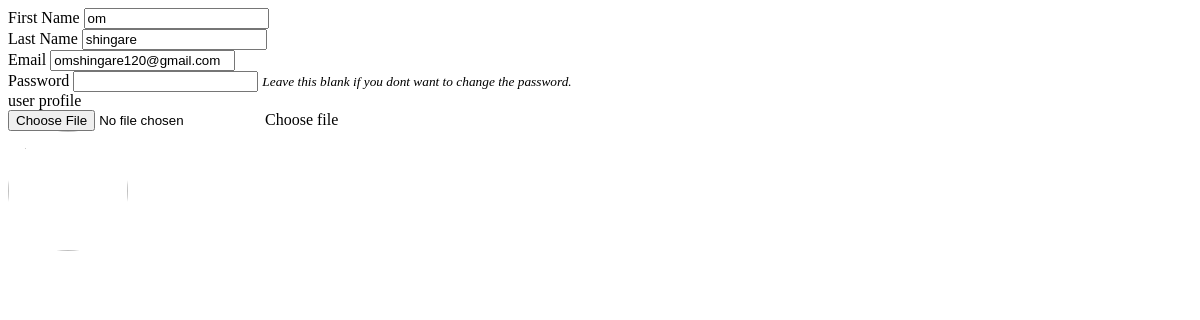
The app's page /manage_user.php?id=1, older data.
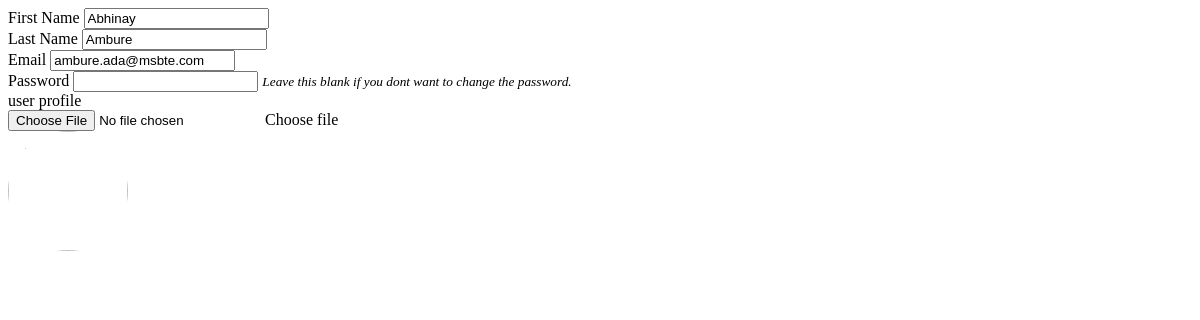
The same page, newer data.
### tables this page shows
CREATE TABLE `users` (
  `user_id` int(11) NOT NULL,
  `user_name` text NOT NULL,
  `user_surname` text NOT NULL,
  `user_email` text NOT NULL,
  `user_password` text NOT NULL,
  `user_type_id` int(11) NOT NULL
);

### manage_user.php (the view, shortened to what this page needs)
<?php
include('db_connect.php');
if(isset($_GET['id'])){
$user = $conn->query("SELECT * FROM users where user_id =".$_GET['id']);
foreach($user->fetch_array() as $k =>$v){
	$meta[$k] = $v;
}
}
?>
<div class="container-fluid">
	<form action="" id="manage-user">
		<div class="form-group">
			<label for="name">First Name</label>
			<input type="text" name="user_name" id="firstname" class="form-control" value="<?php echo isset($meta['user_name']) ? $meta['user_name']: '' ?>" required>
		</div>
		<div class="form-group">
			<label for="name">Last Name</label>
			<input type="text" name="user_surname" id="lastname" class="form-control" value="<?php echo isset($meta['user_surname']) ? $meta['user_surname']: '' ?>" required>
		</div>
		<div class="form-group">
			<label for="email">Email</label>
			<input type="text" name="user_email" id="email" class="form-control" value="<?php echo isset($meta['user_email']) ? $meta['user_email']: '' ?>" required  autocomplete="off">
		</div>
		<div class="form-group">
			<label for="password">Password</label>
			<input type="password" name="user_password" id="password" class="form-control" value="" autocomplete="off">
			<small><i>Leave this blank if you dont want to change the password.</i></small>
		</div>
		<div class="form-group">
			<label for="" class="control-label">user profile</label>
			<div class="custom-file">
              <input type="file" class="custom-file-input rounded-circle" id="customFile" name="img" onchange="displayImg(this,$(this))">
              <label class="custom-file-label" for="customFile">Choose file</label>
            </div>
		</div>
		<div class="form-group d-flex justify-content-center">
			<img src="<?php echo isset($meta['user_profile_pic']) ? 'assets/uploads/'.$meta['user_profile_pic'] :'' ?>" alt="" id="cimg" class="img-fluid img-thumbnail">
		</div>
	</form>
</div>

Row changes from the older to the newer data that the page shows:
changed users: user_name "om" → "Abhinay"; user_surname "shingare" → "Ambure"; user_email "omshingare120@gmail.com" → "ambure.ada@msbte.com"
